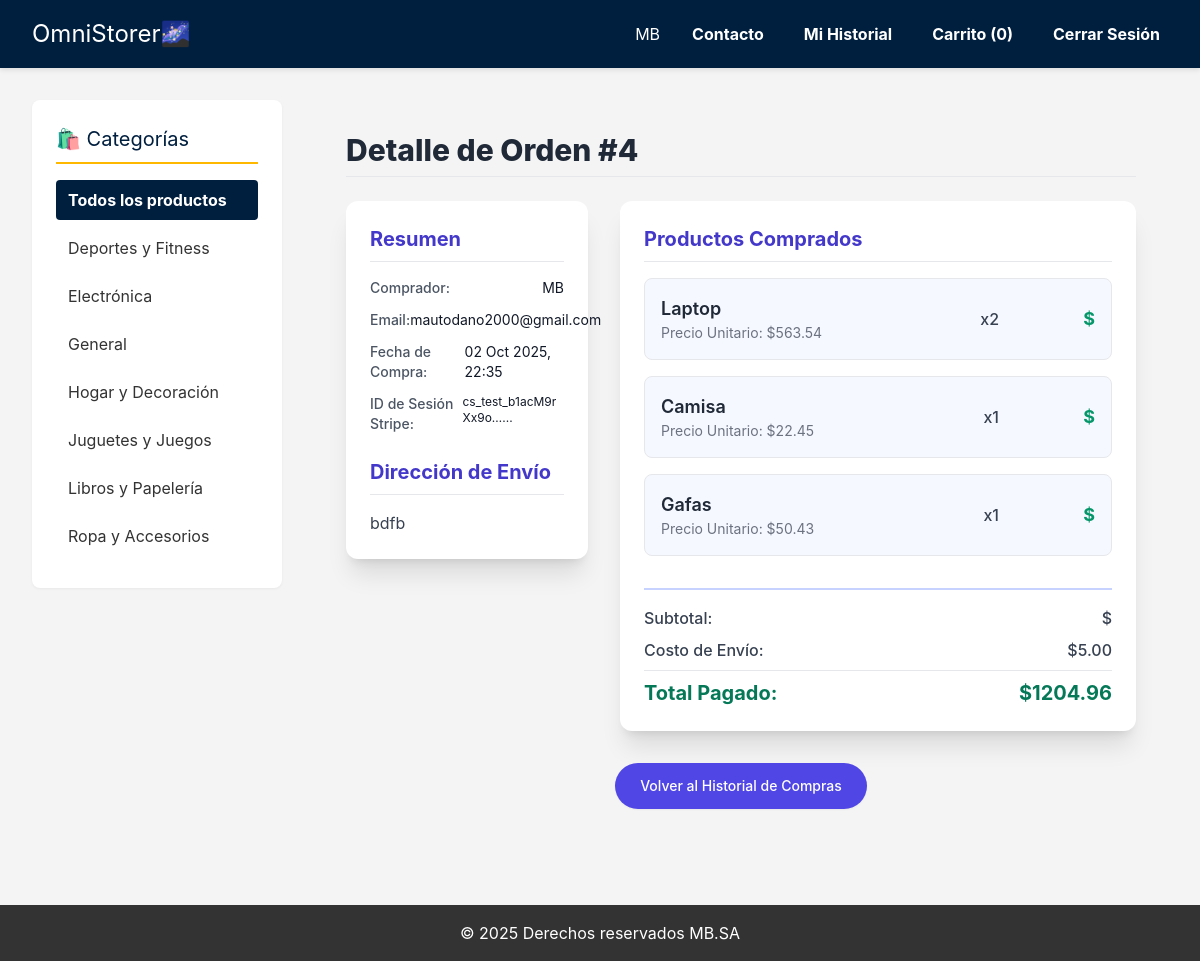
The page /order/4/ (signed in) on the database its author committed.
### store/models.py (models this page shows, shortened)
class Category(models.Model):
    name = models.CharField(max_length=255, unique=True)
    slug = models.SlugField(max_length=255, unique=True)
    class Meta:
        verbose_name = 'category'
        verbose_name_plural = 'categories'
        ordering = ('name',)

class Product(models.Model):
    category = models.ForeignKey(
        Category,
        related_name='products',
        on_delete=models.CASCADE,
        db_index=True
    )
    name = models.CharField(max_length=200, db_index=True)
    slug = models.SlugField(max_length=200, db_index=True, unique=True)
    description = models.TextField(blank=True)
    price = models.DecimalField(max_digits=10, decimal_places=2)
    sku = models.CharField(max_length=50, unique=True)
    stock = models.IntegerField()
    available = models.BooleanField(default=True)
    image = models.ImageField(upload_to='products/%Y/%m/%d', blank=True)
    created = models.DateTimeField(auto_now_add=True)
    updated = models.DateTimeField(auto_now=True)
    class Meta:
        ordering = ('name',)
        verbose_name = 'producto'
        verbose_name_plural = 'productos'
        indexes = [
            Index(fields=['id', 'slug']),
        ]

### orders/models.py (models this page shows, shortened)
class Order(models.Model):
    customer = models.ForeignKey(settings.AUTH_USER_MODEL, on_delete=models.CASCADE, null=True, blank=True)
    customer_email = models.EmailField()
    shipping_address = models.TextField()
    stripe_checkout_session_id = models.CharField(max_length=250, null=True, blank=True, unique=True)
    total_paid = models.DecimalField(max_digits=10, decimal_places=2)
    created = models.DateTimeField(auto_now_add=True)
    updated = models.DateTimeField(auto_now=True)
    class Meta:
        ordering = ('-created',)
        verbose_name = 'pedido'
        verbose_name_plural = 'pedidos'

class OrderItem(models.Model):
    order = models.ForeignKey(Order, on_delete=models.CASCADE, related_name='items')
    product = models.ForeignKey(Product, on_delete=models.CASCADE, related_name='order_items')
    price = models.DecimalField(max_digits=10, decimal_places=2)
    quantity = models.IntegerField()

### store/views.py (the view)
# urls.py: path('order/<int:order_id>/', views.order_detail, name='order_detail'),
@login_required
def order_detail(request, order_id):
    order = get_object_or_404(Order, id=order_id, customer=request.user)
    cart_count = get_cart_count(request)
    categories = Category.objects.all()
    context = {
        'order': order,
        'cart_count': cart_count,
        'categories': categories,
    }
    return render(request, 'store/order_detail.html', context)

### store/views.py (called while the page is built)
def get_cart_count(request):
    cart = request.session.get('cart', {})
    return sum(item['quantity'] for item in cart.values())

### store/templates/store/order_detail.html (shortened to what this page needs)
{% extends 'base.html' %}
{% block content %}
<div class="container mx-auto p-4 md:p-8">
    <h1 class="text-3xl font-extrabold text-gray-800 mb-6 border-b pb-2">
        Detalle de Orden #{{ order.id }}
    </h1>
    <div class="grid grid-cols-1 lg:grid-cols-3 gap-8">
        <div class="lg:col-span-1 bg-white shadow-xl rounded-xl p-6 h-fit">
            <h2 class="text-xl font-bold text-indigo-700 mb-4 border-b pb-2">Resumen</h2>
            <div class="space-y-3 text-sm">
                <p class="flex justify-between">
                    <span class="font-medium text-gray-600">Comprador:</span>
                    <span class="text-gray-900">{{ order.customer.username }}</span>
                </p>
                <p class="flex justify-between">
                    <span class="font-medium text-gray-600">Email:</span>
                    <span class="text-gray-900">{{ order.customer_email }}</span>
                </p>
                <p class="flex justify-between">
                    <span class="font-medium text-gray-600">Fecha de Compra:</span>
                    <span class="text-gray-900">{{ order.created|date:"d M Y, H:i" }}</span>
                </p>
                <p class="flex justify-between">
                    <span class="font-medium text-gray-600">ID de Sesión Stripe:</span>
                    <span class="text-gray-900 break-all text-xs">{{ order.stripe_checkout_session_id|truncatechars:20 }}...</span>
                </p>
            </div>
            <h2 class="text-xl font-bold text-indigo-700 mb-4 mt-6 border-b pb-2">Dirección de Envío</h2>
            <p class="text-gray-700 whitespace-pre-line">{{ order.shipping_address }}</p>
        </div>
        <div class="lg:col-span-2 bg-white shadow-xl rounded-xl p-6">
            <h2 class="text-xl font-bold text-indigo-700 mb-4 border-b pb-2">Productos Comprados</h2>
            <div class="space-y-4">
                {% for item in order.items.all %}
                <div class="flex items-center justify-between p-4 border rounded-lg bg-indigo-50/50">
                    <div class="flex-1 min-w-0">
                        <p class="text-lg font-semibold text-gray-800">{{ item.product.name }}</p>
                        <p class="text-sm text-gray-500">
                            Precio Unitario: ${{ item.price|floatformat:2 }}
                        </p>
                    </div>
                    <div class="flex items-center space-x-4">
                        <span class="text-base font-medium text-gray-700">x{{ item.quantity }}</span>
                        <span class="text-lg font-bold text-green-600 min-w-[80px] text-right">
                            ${{ item.get_total_price|floatformat:2 }}
                        </span>
                    </div>
                </div>
                {% empty %}
                <p class="text-gray-600">No se encontraron artículos para esta orden.</p>
                {% endfor %}
            </div>
            <div class="mt-8 pt-4 border-t-2 border-indigo-200">
                <div class="space-y-2 text-base">
                    <p class="flex justify-between font-medium text-gray-700">
                        <span>Subtotal:</span>
                        <span>${{ order.get_order_subtotal|floatformat:2 }}</span>
                    </p>
                    <p class="flex justify-between font-medium text-gray-700">
                        <span>Costo de Envío:</span>
                        <span>$5.00</span>
                    </p>
                    <p class="flex justify-between text-xl font-bold text-green-700 pt-2 border-t mt-4">
                        <span>Total Pagado:</span>
                        <span>${{ order.total_paid|floatformat:2 }}</span>
                    </p>
                </div>
            </div>
        </div>
    </div>
    <div class="mt-8 text-center">
        <a href="{% url 'purchase_history' %}" class="inline-flex items-center px-6 py-3 border border-transparent text-sm font-medium rounded-full shadow-sm text-white bg-indigo-600 hover:bg-indigo-700 focus:outline-none focus:ring-2 focus:ring-offset-2 focus:ring-indigo-500 transition duration-150 ease-in-out">
            Volver al Historial de Compras
        </a>
    </div>
</div>
<script src="https://cdn.tailwindcss.com"></script>
{% endblock %}

### templates/base.html (shortened to what this page needs)
<!DOCTYPE html>
<html lang="es">
<head>
</head>
<body>
    <header>
        <nav>
            <h1><a href="{% url 'product_list' %}">OmniStorer🌌</a></h1>
            <ul>
                {% if user.is_authenticated %}
                <li>{{ user.username }}</li>
                <li><a href="{% url 'contact' %}">Contacto</a></li>
                <li><a href="{% url 'purchase_history' %}">Mi Historial</a></li>
                <li>
                    <a href="{% url 'cart_detail' %}">Carrito (<span id="cart-count" hx-get="{% url 'get_cart_count' %}" hx-trigger="load, updateCart from:body" hx-swap="innerHTML">{{ cart_count|default:0 }}</span>)</a>
                </li>
                <li><a href="{% url 'logout' %}">Cerrar Sesión</a></li>
                {% else %}
                <li><a href="/accounts/login/">Iniciar Sesión</a></li>
                {% endif %}
            </ul>
        </nav>
    </header>
    <div class="content-wrapper">
        {% if categories %}
        <aside class="sidebar">
            <div class="category-list">
                <h3>🛍️ Categorías</h3>
                <ul>
                    <li>
                        <a href="{% url 'product_list' %}" class="{% if not current_category %}active{% endif %}">
                            Todos los productos
                        </a>
                    </li>
                    {% for category in categories %}
                        <li>
                            <a href="{% url 'product_list_by_category' category.slug %}"
                               class="{% if current_category and current_category.slug == category.slug %}active{% endif %}">
                                {{ category.name }}
                            </a>
                        </li>
                    {% endfor %}
                </ul>
            </div>
        </aside>
        {% endif %}
        <main>
            {% block content %}
            {% endblock %}
        </main>
    </div>
    <footer>
        <p>&copy; 2025 Derechos reservados MB.SA</p>
    </footer>
</body>
</html>

### templates/base.html (style rules this page uses)
:root { --color-blue: #001f3f; --color-white: #ffffff; --color-gray: #f4f4f4; --color-dark-gray: #333; --color-accent: #ffb800; }
body { font-family: 'Inter', Arial, sans-serif; margin: 0; background-color: var(--color-gray); color: var(--color-dark-gray); }
header { background-color: var(--color-blue); color: var(--color-white); padding: 1rem 2rem; box-shadow: 0 2px 5px rgba(0,0,0,0.1); position: sticky; top: 0; z-index: 100; }
nav { display: flex; justify-content: space-between; align-items: center; }
nav h1 { margin: 0; font-size: 1.5rem; }
nav h1 a { color: var(--color-white); text-decoration: none; }
nav ul { list-style: none; margin: 0; padding: 0; display: flex; gap: 1.5rem; }
nav ul a { color: var(--color-white); text-decoration: none; font-weight: bold; padding: 0.5rem; border-bottom: 2px solid transparent; transition: border-bottom 0.3s ease; }
.content-wrapper { display: flex; gap: 2rem; padding: 2rem; min-height: calc(100vh - 150px); max-width: 1200px; margin: 0 auto; }
aside.sidebar { flex: 0 0 250px; background-color: var(--color-white); padding: 1.5rem; border-radius: 8px; box-shadow: 0 1px 3px rgba(0,0,0,0.05); align-self: flex-start; }
.category-list h3 { margin-top: 0; margin-bottom: 1rem; font-size: 1.25rem; color: var(--color-blue); border-bottom: 2px solid var(--color-accent); padding-bottom: 0.5rem; }
.category-list ul { list-style: none; padding: 0; }
.category-list li { margin-bottom: 0.5rem; }
.category-list a { display: block; padding: 0.5rem 0.75rem; text-decoration: none; color: var(--color-dark-gray); border-radius: 4px; transition: background-color 0.2s; }
.category-list .active { background-color: var(--color-blue); color: var(--color-white); font-weight: bold; }
main { flex-grow: 1; padding: 0; }
footer { background-color: var(--color-dark-gray); color: var(--color-white); text-align: center; padding: 1rem; margin-top: 2rem; }

### rows shown on the page
Category: name "Deportes y Fitness"
Category: name "Electrónica"
Category: name "General"
Category: name "Hogar y Decoración"
Category: name "Juguetes y Juegos"
Category: name "Libros y Papelería"
Category: name "Ropa y Accesorios"
Order: id "4", customer.username "MB", customer_email "mautodano2000@gmail.com", created "02 Oct 2025, 22:35", stripe_checkout_session_id "cs_test_b1acM9rXx9o…", shipping_address "bdfb", total_paid "1204.96"
OrderItem: product.name "Laptop", price "563.54", quantity "2"
OrderItem: product.name "Camisa", price "22.45", quantity "1"
OrderItem: product.name "Gafas", price "50.43", quantity "1"

### other values the page prints
{{ user.username }} "MB"
{{ cart_count|default:0 }} "0"
